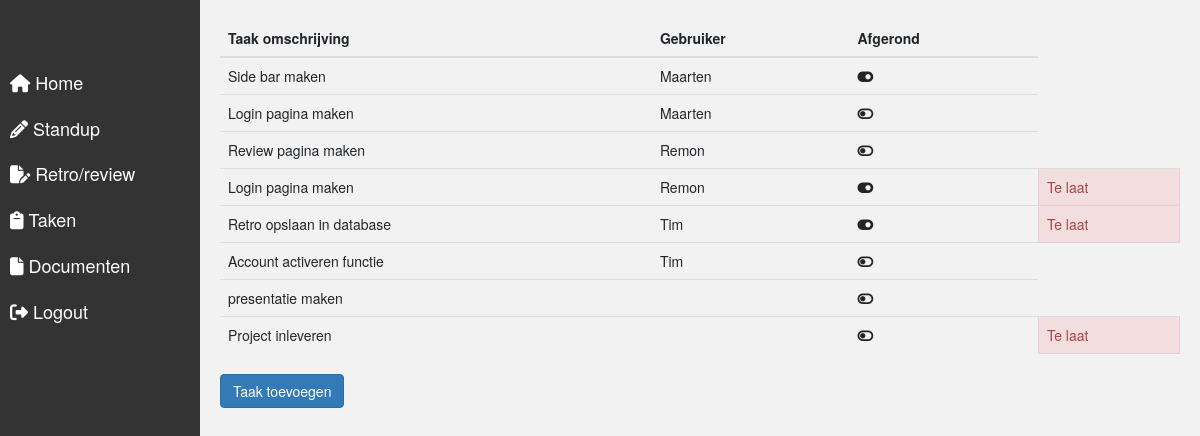
Screenshot of /Taken-dashboard.php with the database file from the repository.
### tables this page shows
CREATE TABLE `taken` (
  `id` int(11) NOT NULL,
  `naam` varchar(50) NOT NULL,
  `userId` int(11) DEFAULT NULL,
  `groepId` int(11) NOT NULL DEFAULT 0,
  `isCompleted` int(11) DEFAULT NULL,
  `TooLate` int(11) DEFAULT 0
);

CREATE TABLE `users` (
  `id` int(11) NOT NULL,
  `naam` varchar(50) NOT NULL,
  `email` varchar(75) NOT NULL,
  `password` varchar(250) DEFAULT NULL,
  `isActivated` int(1) NOT NULL DEFAULT 0,
  `role` int(1) NOT NULL,
  `activationCode` varchar(50) NOT NULL,
  `activatedOn` datetime DEFAULT NULL
);

### Handlers/Services.php (the view, shortened to what this page needs)
<?php
class Services
{
    function __construct($conn)
    {
        $this->connection = $conn;
    }
}
class UserServices extends Services
{
    private $connection;
    public function __construct($conn)
    {
        $this->connection = $conn;
    }
    public function GetUserById($userId)
    {
        $query = "SELECT * FROM users WHERE `id`=?";
        $stmt = mysqli_prepare($this->connection, $query);
        mysqli_stmt_bind_param($stmt, 'i', $userId);
        mysqli_stmt_execute($stmt);
        $result = mysqli_stmt_get_result($stmt);
        return mysqli_fetch_object($result, 'user');
    }
}
class TaskServices extends Services
{
    private $connection;
    public function __construct($conn)
    {
        $this->connection = $conn;
    }
    public function GetAllTasks($groepId)
    {
        $userService = new UserServices($this->connection);
        $query = "SELECT * FROM taken";
        $result = $this->connection->query($query);
        foreach ($result as $row) {
            $title = $row['naam'];
            $user = $userService->GetUserById($row['userId']);
            $class = "";
            if ($row['isCompleted']) {
                $class = "fa fa-toggle-on";
            } elseif (!$row['isCompleted']) {
                $class = "fa fa-toggle-off";
            }
            if (!empty(@$user->naam) || @$user->naam != null) {
                $naam = $user->naam;
            } else {
                $naam = "";
            }
            $tooLate = '';
            if ($row['TooLate']){
            $tooLate = "<td class='alert alert-danger' role'alert' scope='row'> Te laat</td>";
            }
            echo "
            <tr>
                <td scope='row'>" . $title . "</td>
                <td scope='row'>" . $naam . "</td>
                <td scope='row'> <a><i class='" . $class . "'></i></a></td>
                $tooLate
            </tr>";
        }
    }
}

### rows the page displays
taken: naam "Side bar maken", userId.naam "Maarten", isCompleted 1 (drawn)
taken: naam "Login pagina maken", userId.naam "Maarten"
taken: naam "Review pagina maken", userId.naam "Remon"
taken: naam "Login pagina maken", userId.naam "Remon", isCompleted 1 (drawn), TooLate "Te laat"
taken: naam "Retro opslaan in database", userId.naam "Tim", isCompleted 1 (drawn), TooLate "Te laat"
taken: naam "Account activeren functie", userId.naam "Tim"
taken: naam "presentatie maken"
taken: naam "Project inleveren", TooLate "Te laat"
